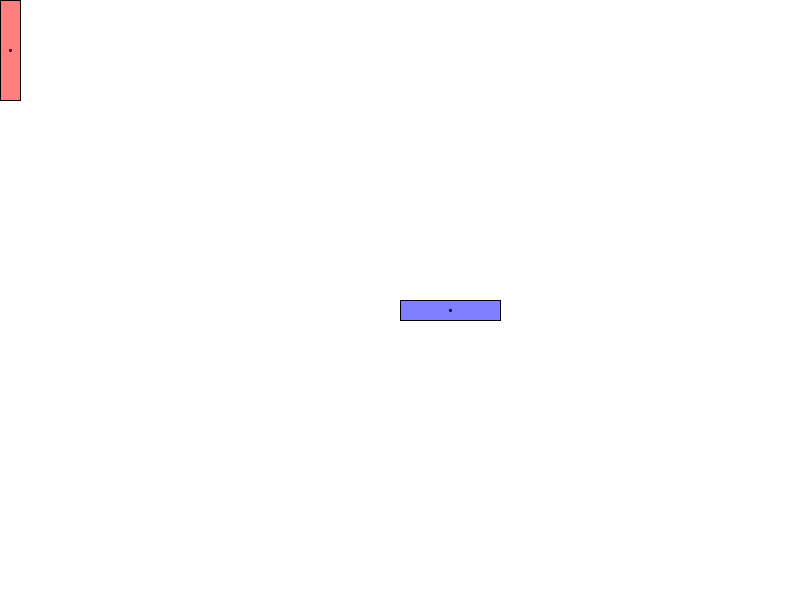
Frame 1 (no input)
Frame 60 (the mouse pressed at the canvas centre just before this capture): identical to frame 1, image omitted
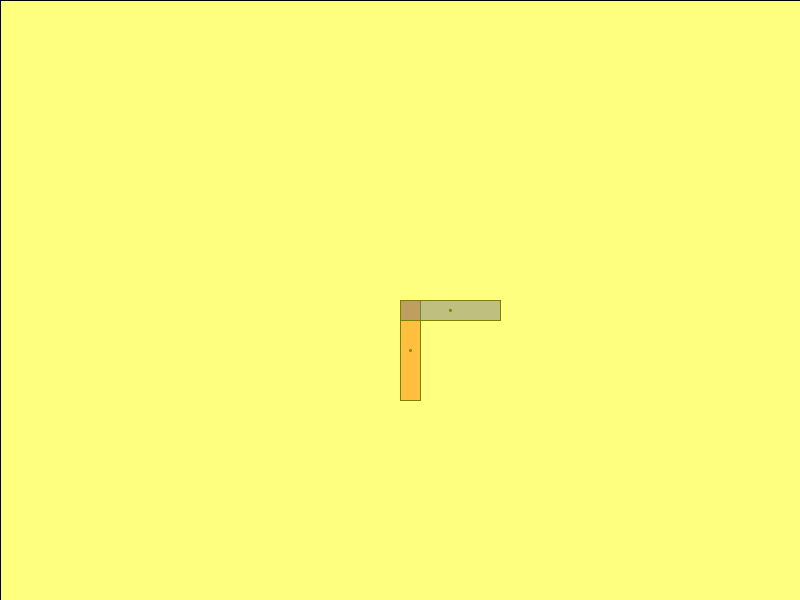
Frame 120 (the mouse held since frame 60 and released just before this capture)

The Processing sketch that drew these frames (run headless with seeded random() and noise(); from frame 60 on, the mouse is pressed at the canvas centre):

// Processing sketch: intersectRectangle
// ── intersectRectangle.pde

Sprite s;
Enemy e;
void setup() {

  size(800, 600);
  s = new Sprite();
  e = new Enemy();
}
void draw(){
  background(255);
 s.update();
 s.display();
 e.display();
 
 if (rectangleIntersect(s,e)){
  fill(255,255,0,128);
  rect(0,0,width,height);
 }
}
boolean rectangleIntersect(Sprite r1, Enemy r2) {
  //what is the distance apart on x-axis
  float distanceX = (r1.x + r1.w/2) - (r2.x + r2.w/2);
  //what is the distance apart on y-axis
  float distanceY = (r1.y + r1.h/2) - (r2.y + r2.h/2);

  //what is the combined half-widths
  float combinedHalfW = r1.w/2 + r2.w/2;
  //what is the combined half-heights
  float combinedHalfH = r1.h/2 + r2.h/2;

  //check for intersection on x-axis
  if (abs(distanceX) < combinedHalfW) {
    //check for intersection on y-axis
    if (abs(distanceY) < combinedHalfH) {
      //huzzah they are intersecting
      return true;
    }
  }
  return false;
}

// ── Enemy.pde
class Enemy {
  float x, y, w, h;

  Enemy() {
    x = width/2;
    y = height/2;
    w = 100;
    h = 20;
  }
  void update() {
  }
  void display() {
    fill(0, 0, 255, 128);
    rect(x, y, w, h);
    fill(0);
    ellipse(x+w/2,y+h/2,2,2);
  }
}

// ── Sprite.pde
class Sprite {
  float x, y, w, h;

  Sprite() {
    x = width/2;
    y = height/2;
    w = 20;
    h = 100;
  }
  void update() {
    x = mouseX;
    y = mouseY;
  }
  void display() {
    fill(255, 0, 0, 128);
    rect(x, y, w, h);
    ellipse(x+w/2,y+h/2,2,2);
  }
}
